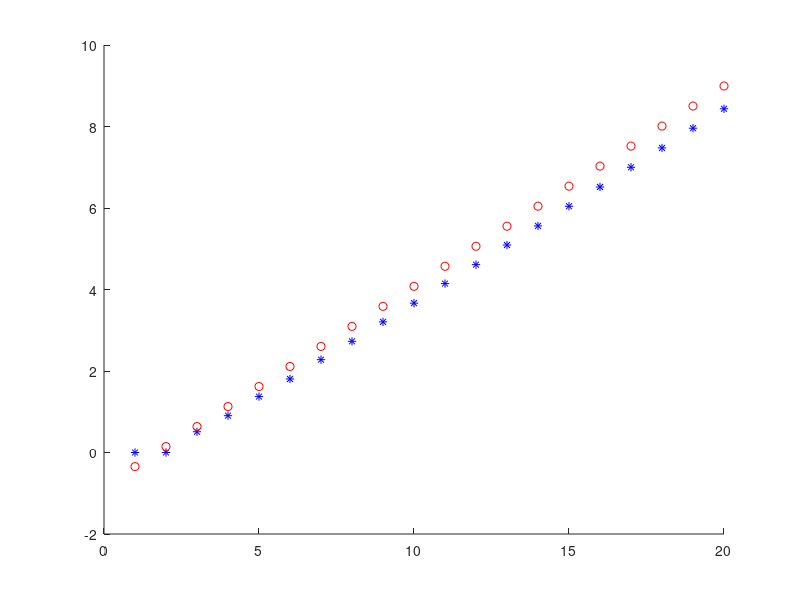

Source code (MATLAB):
function Van
    clear all
    close all
    n = 20;
    for k=1:n
        x=linspace(-1,1,k);
        V=vander(x);
        c(k)=cond(V);
        ca(k)=exp(-pi/4)/pi*exp(k*(pi/4+log(2)/2));
    end
    
    
    
    figure(1)
    hold on
    plot(1:n,log10(c),'b*')
    plot(1:n,log10(ca),'ro')
